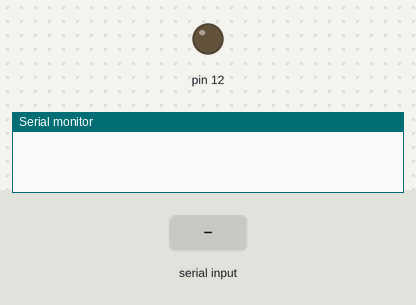
Bench run of a sketch on a simulated Arduino Uno, built with avr-gcc and run on an emulated ATmega328P. Parts: output pins drawn as LEDs (lit = HIGH), the last lines printed to the serial monitor. The inputs (shaded band) are chosen by the test bench.

Above: at 1.2 s.
1.3 s: "A" received over Serial
At 2.6 s:
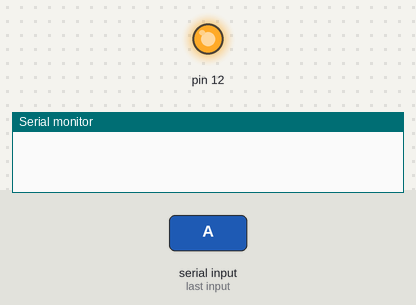
4.3 s: byte 75 ('K') received over Serial
At 7.2 s:
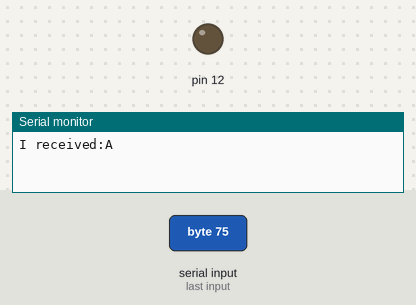
7.3 s: "E" received over Serial
At 8.18 s:
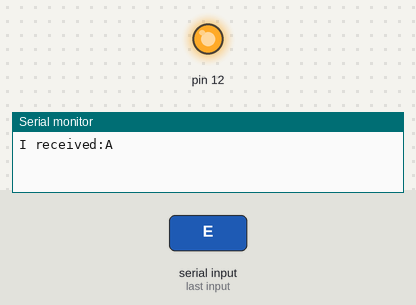
10.3 s: byte 78 ('N') received over Serial
At 12.9 s:
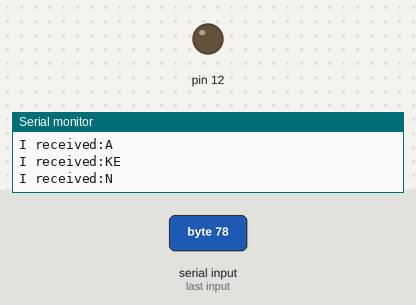
13.3 s: "B" received over Serial
At 14.1 s:
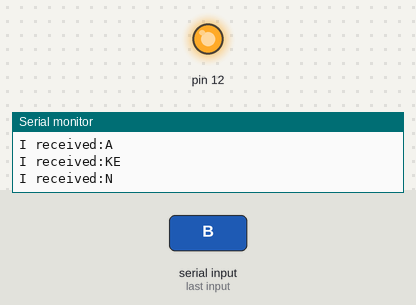
16.3 s: "C" received over Serial
At 17.93 s:
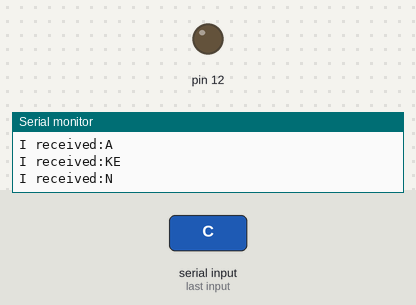
Timing chart, 0 to 20.3 s (numbered marks = the images above; inputs shaded):
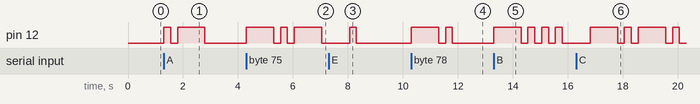

Measured:
- after the input at 1.3 s, pin 12: LOW → HIGH at once, → LOW 0.25 s later, → HIGH 0.25 s later, → LOW 1.0 s later
- after the input at 4.3 s, pin 12: goes HIGH 1.0 s, LOW 0.25 s, HIGH 0.25 s, LOW 0.25 s, HIGH 1.0 s, then LOW, starting at once
- after the input at 7.3 s, pin 12: LOW → HIGH after 0.76 s, → LOW 0.25 s later
- after the input at 10.3 s, pin 12: LOW → HIGH at once, → LOW 1.0 s later, → HIGH 0.25 s later, → LOW 0.25 s later
- after the input at 13.3 s, pin 12: LOW → HIGH at once, then repeats every 0.50 s: LOW 0.25 s, HIGH 0.25 s
- after the input at 16.3 s, pin 12: LOW → HIGH after 0.51 s, → LOW 1.0 s later, → HIGH 0.25 s later, → LOW 0.25 s later, … (8 changes in this stretch)

The sketch:

fantastic_luulia1.ino
```cpp
#include "Arduino.h"
void setup()
{
   Serial.begin(9600);
	pinMode(12,OUTPUT);

}

void morse_dot()
{
	digitalWrite(12,HIGH);
	delay(250);
	digitalWrite(12,LOW);
	delay(250);
}

void morse_dash()
{
	digitalWrite(12,HIGH);
	delay(1000);
	digitalWrite(12,LOW);
	delay(250);
}

void morse_c_space()
{
	digitalWrite(12,LOW);
	delay(750);
}

void morse_w_space()
{
	digitalWrite(12,LOW);
	delay(1000);
}


void loop() {
  String inString="";
  // put your main code here, to run repeatedly:
  while(Serial.available()>0){
    char inChar=Serial.read();
    {
    switch(inChar){
      case 'A':
      morse_dot();
      morse_dash();
      break;
       case 'B':
      morse_dash();
       morse_dot();
        morse_dot();
         morse_dot();
      break;
       case 'C':
     morse_dash();
      morse_dot();
      morse_dash();
      morse_dot();
      break;
       case 'D':
      morse_dash();
      morse_dot();
      morse_dot();
      break;
       case 'E':
      morse_dot();
      break;
       case 'F':
      morse_dot();
      morse_dot();
      morse_dash();
      morse_dot();
      break;
       case 'G':
        morse_dash();
         morse_dash();
      morse_dot();
      break;
       case 'H':
      morse_dot();
       morse_dot();
        morse_dot();
         morse_dot();
      break;
       case 'I':
      morse_dot();
      morse_dot();
      break;
       case 'J':
      morse_dot();
      morse_dash();
      morse_dash();
      morse_dash();
      break;
       case 'K':
       morse_dash();
      morse_dot();
      morse_dash();
      break;
       case 'L':
      morse_dot();
      morse_dash();
      morse_dot();
      morse_dot();
      break;
       case 'M':
      morse_dash();
      morse_dash();
      break;
       case 'N':
      morse_dash();
      morse_dot();
      break;
       case 'O':
      morse_dash();
      morse_dash();
      morse_dash();
      break;
       case 'P':
      morse_dot();
      morse_dash();
      morse_dash();
      morse_dot();
      break;
       case 'Q':
      morse_dash();
      morse_dash();
      morse_dot();
      morse_dash();
      break;
       case 'R':
      morse_dot();
      morse_dash();
       morse_dot();
      break;
       case 'S':
      morse_dot();
       morse_dot();
        morse_dot();
      break;
       case 'T':
      morse_dash();
      break;
       case 'U':
      morse_dot();
      morse_dot();
      morse_dash();
      break;
       case 'V':
      morse_dot();
morse_dot();
morse_dot();
morse_dash();

      break;
       case 'W':
     morse_dot();
morse_dash();
morse_dash();

      break;
       case 'X':
     morse_dash();
morse_dot();
morse_dot();
morse_dash();

      break;
       case 'Y':
     morse_dash();
morse_dot();
morse_dash();
morse_dash();

      break;
       case 'Z':
      morse_dash();
morse_dash();
morse_dot();
morse_dot();

      break;
      case ' ':
      morse_w_space();


    }
    morse_c_space();


    }
    inString+=(char)inChar;
    delay(10);
  }
  if(inString!="")
  {
    Serial.print("I received:");
    Serial.println(inString);

  }
}
```
